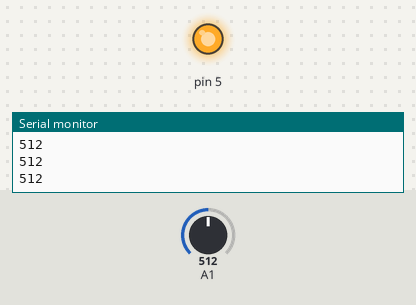
Bench run of a sketch on a simulated Arduino Uno, built with avr-gcc and run on an emulated ATmega328P. On the bench: output pins drawn as LEDs (lit = HIGH), the last lines printed to the serial monitor. The inputs (shaded band) are chosen by the test bench; at power-on: A1 = 512.

Above: at 1.2 s.
1.3 s: A1 set to 522
At 1.8 s:
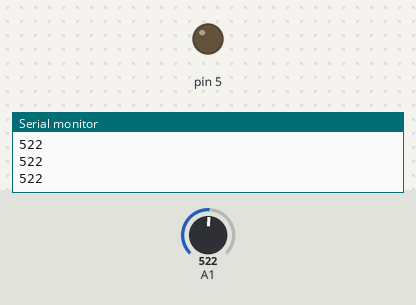
2.8 s: A1 set to 511
At 3.1 s:
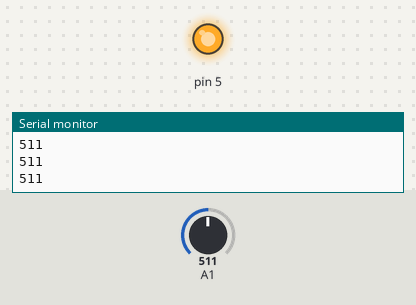
4.3 s: A1 set to 716
At 5.3 s:
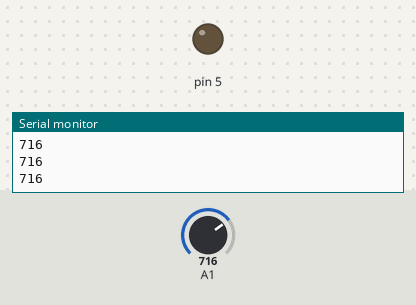
Timing chart, 0 to 7.3 s (numbered marks = the images above; inputs shaded):
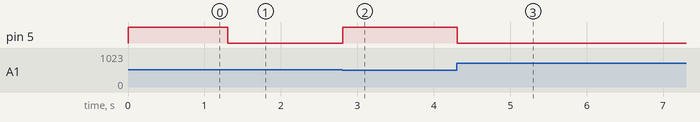

Measured:
- the behaviour switches between 512 and 513 on A1 (found by bisection; images 0 and 1)
- after the input at 1.3 s, pin 5: HIGH → LOW at once
- after the input at 2.8 s, pin 5: LOW → HIGH at once
- after the input at 4.3 s, pin 5: HIGH → LOW at once

The sketch:

Homework_13_Question_4.ino
```cpp
int val = 0;
int heat = 0;
void setup() {
  // put your setup code here, to run once:
  Serial.begin(9600);
  pinMode(5,OUTPUT);

}

void loop() {
  // put your main code here, to run repeatedly:
  val = analogRead(1);
  Serial.println(val);
  if (val < 513)
  {
    digitalWrite(5, HIGH);
  }
  else
  {
    digitalWrite(5, LOW);
  }

}
```
